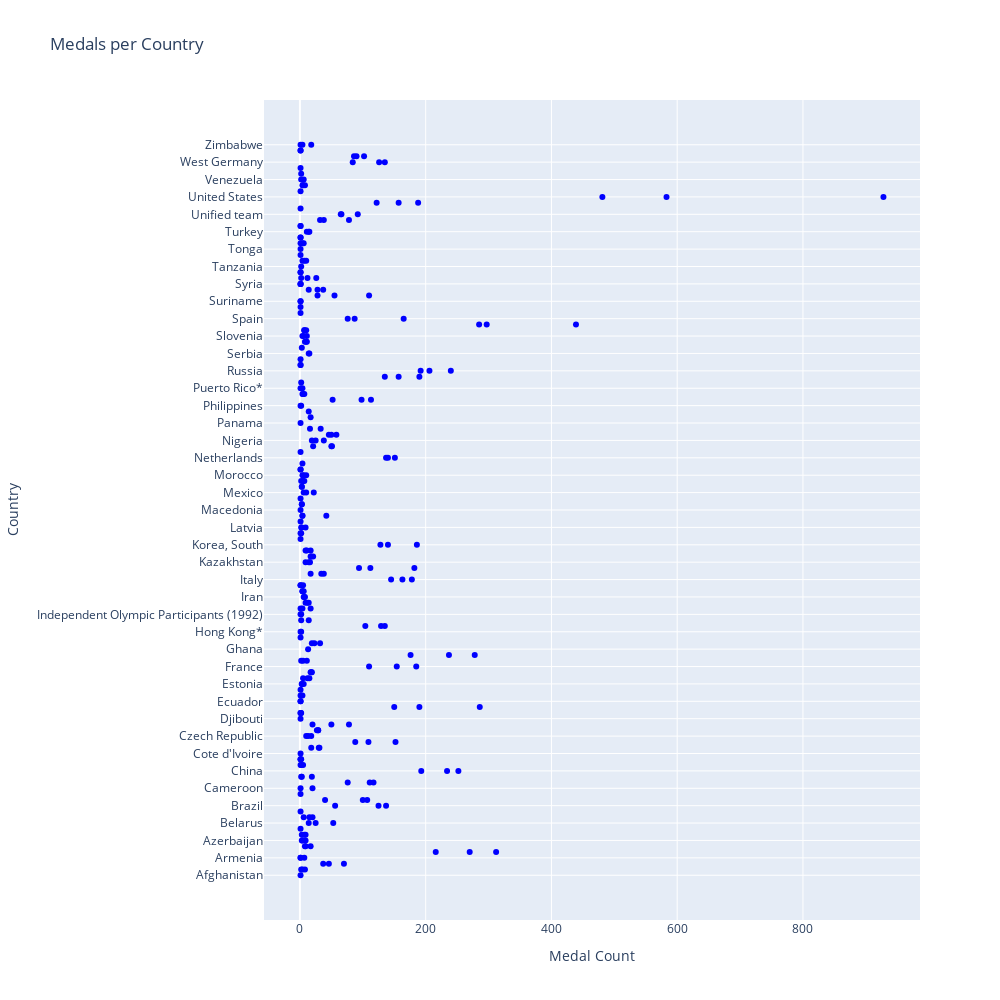

The code cell stored with this chart in its notebook:
### Markdown cell above
# Distribution of Medals per country

We can see that United States has exceptionally high amounts of medals.
East Germany has the second highest number of medals.

### Code cell
import plotly.graph_objs as go
import plotly.figure_factory as ff
from plotly import tools
from plotly.offline import download_plotlyjs, init_notebook_mode, plot, iplot
trace = go.Scatter(
    x = tmp['Medal Count'],
    y = tmp['Country'],
    name="Medals per Country",
    marker=dict(
        color="Blue",
    ),
    mode = "markers"
)
data = [trace]
layout = dict(title = 'Medals per Country',
          xaxis = dict(title = 'Medal Count', showticklabels=True), 
          yaxis = dict(title = 'Country'),
          hovermode = 'closest',
          width = 1000,
          height = 1000
         )
fig = dict(data=data, layout=layout)
iplot(fig, filename='Medals-country')

### Figure 1 — Plotly figure (JSON) as saved in the notebook; plotly's stock layout.template omitted (floating-point values rounded to 4 significant figures; data arrays with more than 128 entries replaced by an {"elided": "..."} marker saying what was removed)
{"data": [{"marker": {"color": "Blue"}, "mode": "markers", "name": "Medals per Country", "type": "scatter", "x": {"elided": "301 int values"}, "y": {"elided": "301 str values"}}], "layout": {"height": 1000, "hovermode": "closest", "title": {"text": "Medals per Country"}, "width": 1000, "xaxis": {"showticklabels": true, "title": {"text": "Medal Count"}}, "yaxis": {"title": {"text": "Country"}}}}
